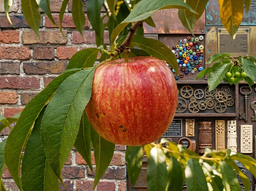
#> input picture images/fruit01.png, 256 x 191 px, shrunk from 1024 x 765 before the run
$ python question01.py
#> lines starting #> are read from the running program, lines starting #| are printed output that depends on the picture
from pathlib import Path

import cv2 as cv
import numpy as np

PROJECT_ROOT = Path(__file__).resolve().parent.parent
OUTPUT_DIR = PROJECT_ROOT / "answer01"

# [61 lines left out: functions TAM2, TAMM, not called in this run]

def SUPERRES(path1: str, path2: str):
#> called with path1 = 'images/fruit01.png', path2 = 'images/fruit02.png'
    img1 = cv.imread(path1)
#> img1 is the input picture: shape (191, 256, 3); mean B, G, R 55.1, 96, 116
    assert img1 is not None, "img1 could not be read, check with os.path.exists()"
    img2 = cv.imread(path2)
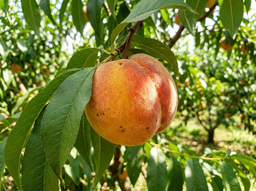
#> input picture images/fruit02.png, 256 x 191 px, shrunk from 1024 x 765 before the run
#> img2 is the input picture: shape (191, 256, 3); mean B, G, R 53, 126, 119
    assert img2 is not None, "img2 could not be read, check with os.path.exists()"

    assert img1.shape == img2.shape, "images are not compatible"

    H, W, _ = img1.shape
#> H = 191; W = 256
    new_H = H*2
#> new_H = 382
    new_W = W*2
#> new_W = 512
    out = np.zeros((new_H, new_W, 3), dtype=img1.dtype)

    for i in range(new_H):
        for j in range(new_W):
            if i % 2 == 0 and j % 2 == 0:
                out[i][j] = img1[i//2][j//2]
            if i % 2 == 1 and j % 2 == 1:
                out[i][j] = img2[i//2][j//2]
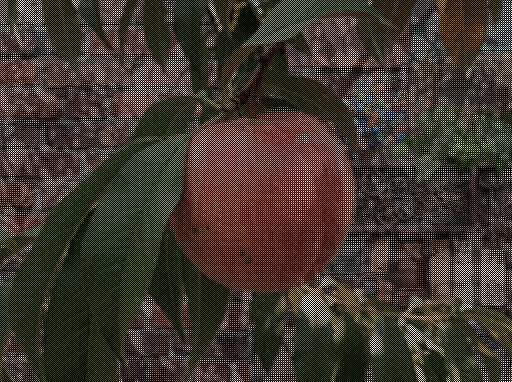
#> out: shape (382, 512, 3); mean B, G, R 27, 55.5, 58.7

    for i in range(new_H):
        k = i % 2
        for j in range(1-k, new_W, 2):
            value = np.zeros(3, dtype=np.int32)
            count = 0
            if (i > 0):
                value += out[i-1][j]
                count += 1
            if (i < new_H-1):
                value += out[i+1][j]
                count += 1
            if (j > 0):
                value += out[i][j-1]
                count += 1
            if (j < new_W-1):
                value += out[i][j+1]
                count += 1

            out[i][j] = value // count
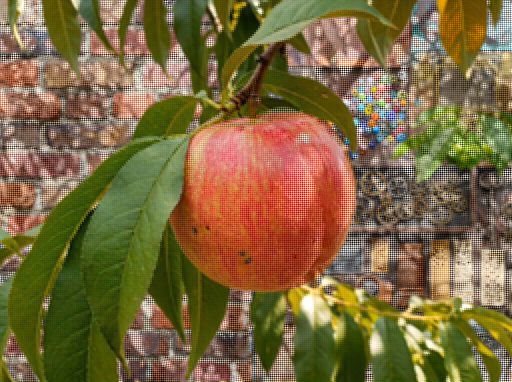
#> out: shape (382, 512, 3); mean B, G, R 53.9, 110.8, 117.3

    cv.imwrite(str(OUTPUT_DIR / "superres.png"), out)


if __name__ == "__main__":
    OUTPUT_DIR.mkdir(parents=True, exist_ok=True)
    path = str(PROJECT_ROOT / "images" / "fruit01.png")
    path2 = str(PROJECT_ROOT / "images" / "fruit02.png")
    # TAM2(path, 8)
    # TAMM(path)
    SUPERRES(path, path2)
    # SUPERRES(path2, path)
